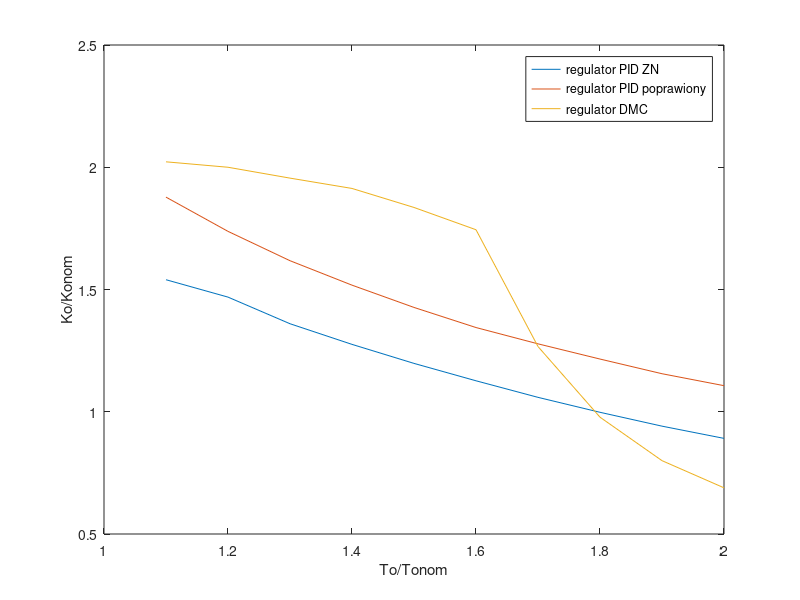

MATLAB code for this plot:
kk=4.5;
kknomp=[(kk+2.43)/kk (kk+2.11)/kk (kk+1.62)/kk (kk+1.24)/kk (kk+0.89)/kk (kk+0.57)/kk (kk+0.265)/kk (kk-0.01)/kk  (kk-0.265)/kk (kk-0.49)/kk];
kknopr=[(kk+3.95)/kk (kk+3.32)/kk (kk+2.78)/kk (kk+2.33)/kk (kk+1.92)/kk (kk+1.55)/kk (kk+1.25)/kk (kk+0.97)/kk (kk+0.7)/kk (kk+0.48)/kk];
kknomd=[(kk+4.6)/kk (kk+4.5)/kk (kk+4.3)/kk (kk+4.11)/kk (kk+3.76)/kk (kk+3.35)/kk (kk+1.2)/kk (kk-0.1)/kk (kk-0.9)/kk (kk-1.4)/kk];
ttnom=[1.1 1.2 1.3 1.4 1.5 1.6 1.7 1.8 1.9 2];

plot (ttnom, kknomp)
hold on;
plot(ttnom, kknopr)
plot(ttnom, kknomd)

xlabel('To/Tonom')
ylabel('Ko/Konom')
legend('regulator PID ZN','regulator PID poprawiony', 'regulator DMC')